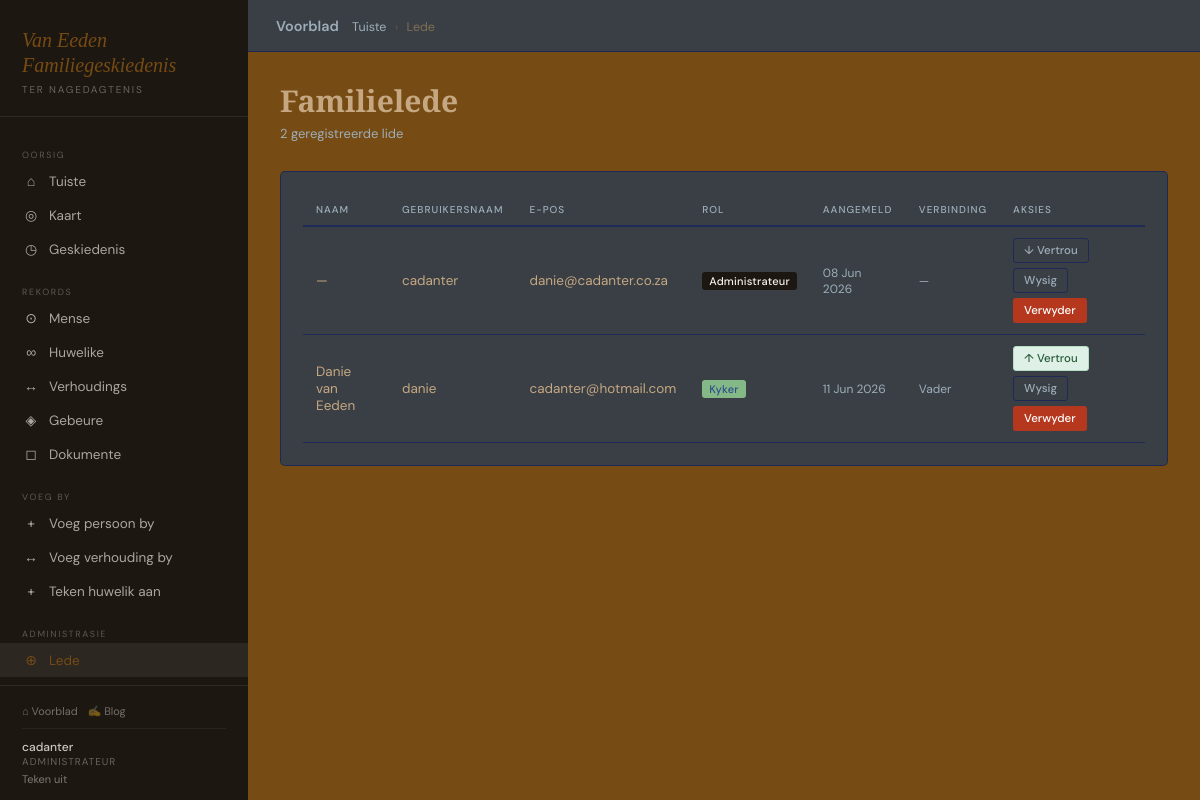
The page /argief/lede/ (signed in) on the database as committed earlier.
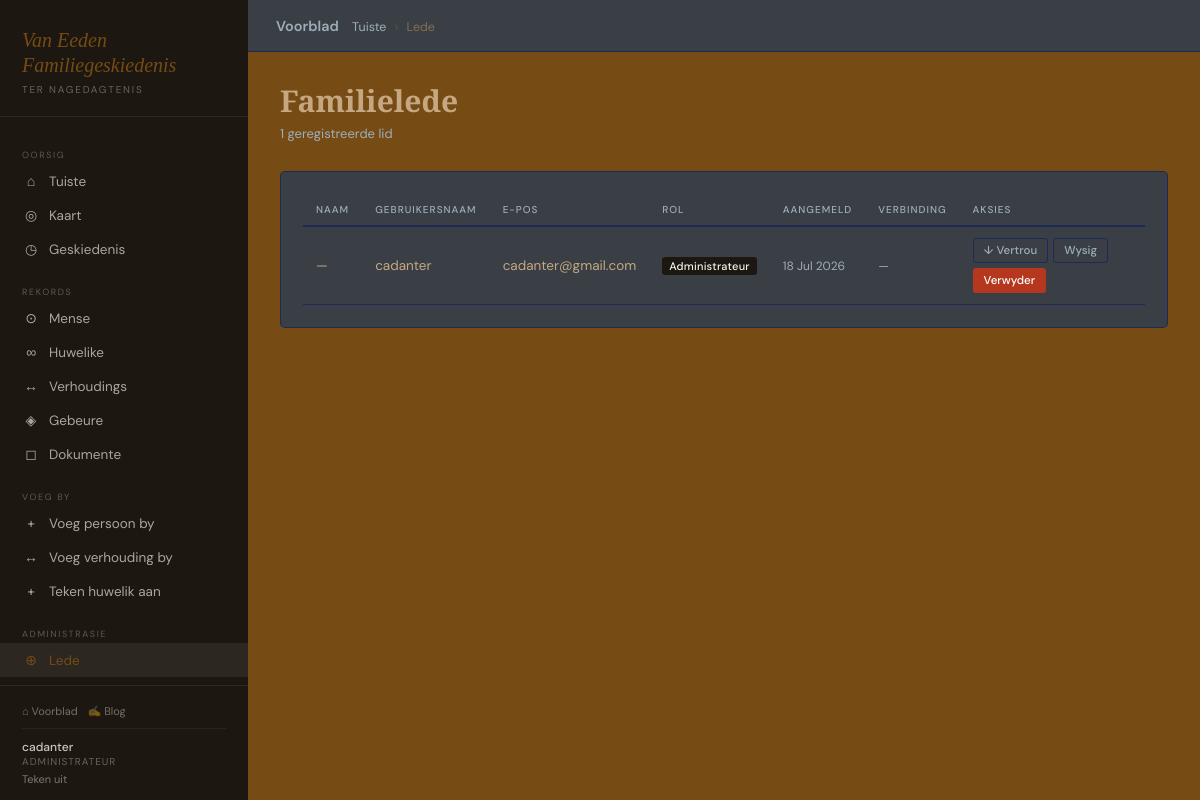
The same page on the database as committed later.
### genealogy/models.py (models this page shows, shortened)
class UserProfile(models.Model):
    ROLE_CHOICES = [
        ('pending', 'Hangende Beoordeling'),
        ('viewer',  'Kyker'),
        ('trusted', 'Vertroude Lid'),
        ('admin',   'Administrateur'),
    ]
    user        = models.OneToOneField(User, on_delete=models.CASCADE, related_name='profile')
    role        = models.CharField(max_length=10, choices=ROLE_CHOICES, default='pending')
    bio         = models.TextField(blank=True)
    joined      = models.DateTimeField(auto_now_add=True)
    approved_by = models.ForeignKey(User, on_delete=models.SET_NULL, null=True, blank=True,
                    related_name='approved_profiles')
    approved_at = models.DateTimeField(null=True, blank=True)
    @property
    def is_admin(self):   return self.role == 'admin'
    @property
    def can_edit(self):   return self.role in ('trusted', 'admin')

### genealogy/views.py (the view)
# urls.py: path('lede/',                              views.members_list,   name='members_list'),
@login_required
def members_list(request):
    if not request.user.is_superuser:
        return HttpResponseForbidden()
    profile = get_profile(request.user)
    members = UserProfile.objects.select_related('user','approved_by').order_by('role','joined')
    return render(request, 'genealogy/members_list.html', {'members': members, 'profile': profile})

### genealogy/views.py (called while the page is built)
def get_profile(user):
    if not user.is_authenticated:
        return None
    profile, _ = UserProfile.objects.get_or_create(user=user, defaults={'role': 'pending'})
    return profile

### genealogy/templates/genealogy/members_list.html (shortened to what this page needs)
{% extends "genealogy/base.html" %}
{% block breadcrumb %}<a href="{% url 'genealogy:dashboard' %}">Tuiste</a> <span>›</span> Lede{% endblock %}
{% block content %}
<div class="ph"><div><h2>Familielede</h2><p class="subtitle">{{ members.count }} geregistreerde lid{{ members.count|pluralize:"e" }}</p></div></div>
<div class="card"><div class="table-wrap"><table>
  <thead><tr><th>Naam</th><th>Gebruikersnaam</th><th>E-pos</th><th>Rol</th><th>Aangemeld</th><th>Verbinding</th><th>Aksies</th></tr></thead>
  <tbody>
    {% for m in members %}
    <tr>
      <td>{{ m.user.get_full_name|default:"—" }}</td>
      <td>{{ m.user.username }}</td>
      <td>{{ m.user.email }}</td>
      <td><span class="badge badge-{{ m.role }}">{{ m.get_role_display }}</span></td>
      <td style="font-size:12px;color:var(--muted);">{{ m.joined|date:"d M Y" }}</td>
      <td style="font-size:12px;color:var(--muted);max-width:200px;">{{ m.bio|truncatechars:80|default:"—" }}</td>
      <td>
        {% if request.user.is_superuser%}
        <div style="display:flex;gap:5px;flex-wrap:wrap;">
          <form method="post" action="{% url 'genealogy:approve_member' m.user.pk %}" style="display:flex;gap:5px;">
            {% if m.role == 'pending' %}
              <button name="action" value="approve" class="btn btn-secondary btn-sm">Keur goed</button>
              <button name="action" value="trust" class="btn btn-sm" style="background:#dff0e6;color:#2a5c3a;border:1px solid #b4ddc2;">Vertrou</button>
            {% elif m.role == 'viewer' %}
              <button name="action" value="trust" class="btn btn-sm" style="background:#dff0e6;color:#2a5c3a;border:1px solid #b4ddc2;">↑ Vertrou</button>
            {% elif m.role == 'trusted' %}
              <button name="action" value="approve" class="btn btn-secondary btn-sm">↓ Kyker</button>
            {% elif m.role == 'admin' %}
              <button name="action" value="trust" class="btn btn-secondary btn-sm">↓ Vertrou</button>
            {% endif %}
          </form>
          <a href="{% url 'genealogy:member_edit' m.user.pk %}" class="btn btn-secondary btn-sm">Wysig</a>
          <form method="post" action="{% url 'genealogy:member_delete' m.user.pk %}" style="display:inline;"
                onsubmit="return confirm('Is jy seker jy wil {{ m.user.username }} verwyder?')">
            <button type="submit" class="btn btn-danger btn-sm">Verwyder</button>
          </form>
        </div>
        {% else %}
        <span style="font-size:11.5px;color:var(--muted);">Beheerder</span>
        {% endif %}
      </td>
    </tr>
    {% empty %}
    <tr><td colspan="7" style="text-align:center;color:var(--muted);padding:32px;">Nog geen lede nie.</td></tr>
    {% endfor %}
  </tbody>
</table></div></div>
{% endblock %}

### genealogy/templates/genealogy/base.html (shortened to what the changed rows need)
{% load static %}
<!DOCTYPE html>
<html lang="af">
<head>
  <link rel="stylesheet" href="{% static 'genealogy/css/main.css' %}">
</head>
<body>
<nav class="sidebar" id="sidebar">
  <div class="sidebar-user">
    <div style="margin-bottom:10px;padding-bottom:10px;border-bottom:1px solid rgba(255,255,255,.06);display:flex;gap:10px;">
      <a href="/" style="color:rgba(247,243,236,.4);font-size:11px;text-decoration:none;">⌂ Voorblad</a>
      <a href="{% url 'blog:post_list' %}" style="color:rgba(247,243,236,.4);font-size:11px;text-decoration:none;">✍ Blog</a>
    </div>
    {% if user.is_authenticated %}
      <div class="uname">{{ user.get_full_name|default:user.username }}</div>
      {% if profile %}<div class="urole">{{ profile.get_role_display }}</div>{% endif %}
      <a href="{% url 'genealogy:logout' %}">Teken uit</a>
    {% else %}
      <a href="{% url 'genealogy:login' %}" style="color:rgba(247,243,236,.6)">Teken in</a>
      &nbsp;·&nbsp;
      <a href="{% url 'genealogy:register' %}" style="color:rgba(247,243,236,.6)">Registreer</a>
    {% endif %}
  </div>
</nav>
<div class="main">
  <div class="content">
    {% block content %}{% endblock %}
  </div>
</div>
</body>
</html>

Rows that differ between the two databases and show on the page:
removed UserProfile: user.get_full_name "Danie van Eeden", user.username "danie", user.email "cadanter@hotmail.com", role "Kyker", joined "11 Jun 2026", bio "Vader", shows "↑ Vertrou"
changed UserProfile "Administrateur": user.email "danie@cadanter.co.za" → "cadanter@gmail.com"; joined "08 Jun 2026" → "18 Jul 2026"
Other text that changed with them:
{{ members.count }}: "2" → "1"
